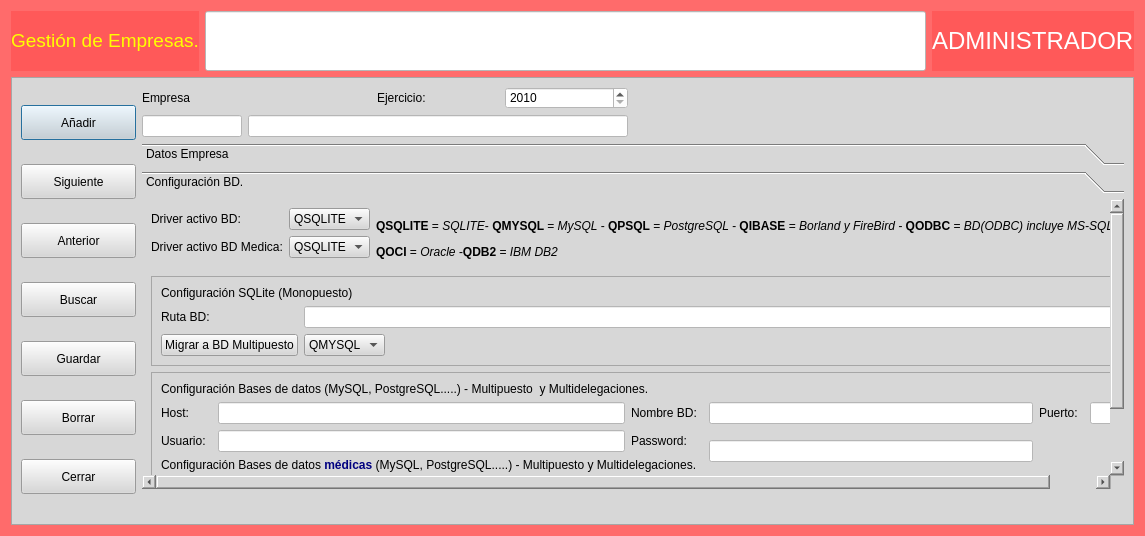
<?xml version="1.0" encoding="UTF-8"?>
<ui version="4.0">
 <class>FrmEmpresas</class>
 <widget class="QDialog" name="FrmEmpresas">
  <property name="geometry">
   <rect>
    <x>0</x>
    <y>0</y>
    <width>1145</width>
    <height>536</height>
   </rect>
  </property>
  <property name="windowTitle">
   <string>Dialog</string>
  </property>
  <property name="styleSheet">
   <string notr="true">background-color: rgba(255, 75, 75, 148);</string>
  </property>
  <layout class="QGridLayout" name="gridLayout_2">
   <item row="0" column="0">
    <widget class="QLabel" name="label">
     <property name="text">
      <string>&lt;html&gt;&lt;head/&gt;&lt;body&gt;&lt;p&gt;&lt;span style=&quot; font-size:14pt; color:#ffff00;&quot;&gt;Gestión de Empresas.&lt;/span&gt;&lt;/p&gt;&lt;/body&gt;&lt;/html&gt;</string>
     </property>
    </widget>
   </item>
   <item row="0" column="1">
    <widget class="QLineEdit" name="txtMensaje">
     <property name="enabled">
      <bool>false</bool>
     </property>
     <property name="minimumSize">
      <size>
       <width>0</width>
       <height>60</height>
      </size>
     </property>
     <property name="styleSheet">
      <string notr="true">background-color: rgb(255, 255, 255);</string>
     </property>
     <property name="text">
      <string/>
     </property>
    </widget>
   </item>
   <item row="0" column="2">
    <widget class="QLabel" name="lbladmin">
     <property name="text">
      <string>&lt;html&gt;&lt;head/&gt;&lt;body&gt;&lt;p&gt;&lt;span style=&quot; font-size:18pt; color:#ffffff;&quot;&gt;ADMINISTRADOR&lt;/span&gt;&lt;/p&gt;&lt;/body&gt;&lt;/html&gt;</string>
     </property>
     <property name="textFormat">
      <enum>Qt::RichText</enum>
     </property>
    </widget>
   </item>
   <item row="1" column="0" colspan="3">
    <widget class="QFrame" name="frame">
     <property name="autoFillBackground">
      <bool>false</bool>
     </property>
     <property name="styleSheet">
      <string notr="true">background-color: rgb(215, 215, 215);</string>
     </property>
     <property name="frameShape">
      <enum>QFrame::StyledPanel</enum>
     </property>
     <property name="frameShadow">
      <enum>QFrame::Raised</enum>
     </property>
     <layout class="QGridLayout" name="gridLayout_13">
      <item row="0" column="1" colspan="2">
       <layout class="QGridLayout" name="gridLayout_6">
        <item row="0" column="0">
         <widget class="QLabel" name="label_2">
          <property name="text">
           <string>Empresa</string>
          </property>
         </widget>
        </item>
        <item row="0" column="2">
         <widget class="QLabel" name="label_24">
          <property name="text">
           <string>Ejercicio:</string>
          </property>
         </widget>
        </item>
        <item row="1" column="0">
         <widget class="QLineEdit" name="txtcCodigo">
          <property name="maximumSize">
           <size>
            <width>100</width>
            <height>16777215</height>
           </size>
          </property>
          <property name="styleSheet">
           <string notr="true">background-color: rgb(255, 255, 255);</string>
          </property>
         </widget>
        </item>
        <item row="1" column="1" colspan="3">
         <widget class="QLineEdit" name="txtEmpresa">
          <property name="minimumSize">
           <size>
            <width>380</width>
            <height>0</height>
           </size>
          </property>
          <property name="styleSheet">
           <string notr="true">background-color: rgb(255, 255, 255);</string>
          </property>
         </widget>
        </item>
        <item row="0" column="3">
         <widget class="QSpinBox" name="txtnEjercicio">
          <property name="styleSheet">
           <string notr="true">background-color: rgb(255, 255, 255);</string>
          </property>
          <property name="minimum">
           <number>2010</number>
          </property>
          <property name="maximum">
           <number>2999</number>
          </property>
         </widget>
        </item>
        <item row="0" column="4">
         <spacer name="horizontalSpacer_4">
          <property name="orientation">
           <enum>Qt::Horizontal</enum>
          </property>
          <property name="sizeHint" stdset="0">
           <size>
            <width>40</width>
            <height>20</height>
           </size>
          </property>
         </spacer>
        </item>
       </layout>
      </item>
      <item row="2" column="1">
       <spacer name="horizontalSpacer_2">
        <property name="orientation">
         <enum>Qt::Horizontal</enum>
        </property>
        <property name="sizeHint" stdset="0">
         <size>
          <width>40</width>
          <height>20</height>
         </size>
        </property>
       </spacer>
      </item>
      <item row="0" column="0" rowspan="3">
       <layout class="QGridLayout" name="gridLayout">
        <item row="0" column="0">
         <widget class="QPushButton" name="botAnadir">
          <property name="minimumSize">
           <size>
            <width>115</width>
            <height>35</height>
           </size>
          </property>
          <property name="text">
           <string>Añadir</string>
          </property>
          <property name="icon">
           <iconset resource="terra.qrc">
            <normaloff>:/Icons/PNG/add.png</normaloff>:/Icons/PNG/add.png</iconset>
          </property>
          <property name="iconSize">
           <size>
            <width>24</width>
            <height>24</height>
           </size>
          </property>
         </widget>
        </item>
        <item row="1" column="0">
         <widget class="QPushButton" name="botSiguiente">
          <property name="minimumSize">
           <size>
            <width>115</width>
            <height>35</height>
           </size>
          </property>
          <property name="text">
           <string>Siguiente</string>
          </property>
          <property name="icon">
           <iconset resource="terra.qrc">
            <normaloff>:/Icons/PNG/Next.png</normaloff>:/Icons/PNG/Next.png</iconset>
          </property>
          <property name="iconSize">
           <size>
            <width>24</width>
            <height>24</height>
           </size>
          </property>
         </widget>
        </item>
        <item row="2" column="0">
         <widget class="QPushButton" name="botAnterior">
          <property name="minimumSize">
           <size>
            <width>115</width>
            <height>35</height>
           </size>
          </property>
          <property name="text">
           <string>Anterior</string>
          </property>
          <property name="icon">
           <iconset resource="terra.qrc">
            <normaloff>:/Icons/PNG/Previous.png</normaloff>:/Icons/PNG/Previous.png</iconset>
          </property>
          <property name="iconSize">
           <size>
            <width>24</width>
            <height>24</height>
           </size>
          </property>
         </widget>
        </item>
        <item row="3" column="0">
         <widget class="QPushButton" name="botBuscar">
          <property name="minimumSize">
           <size>
            <width>115</width>
            <height>35</height>
           </size>
          </property>
          <property name="text">
           <string>Buscar</string>
          </property>
          <property name="icon">
           <iconset resource="terra.qrc">
            <normaloff>:/Icons/PNG/search.png</normaloff>:/Icons/PNG/search.png</iconset>
          </property>
          <property name="iconSize">
           <size>
            <width>24</width>
            <height>24</height>
           </size>
          </property>
         </widget>
        </item>
        <item row="5" column="0">
         <widget class="QPushButton" name="botBorrar">
          <property name="minimumSize">
           <size>
            <width>115</width>
            <height>35</height>
           </size>
          </property>
          <property name="text">
           <string>Borrar</string>
          </property>
          <property name="icon">
           <iconset>
            <normaloff>:/Icons/PNG/delete.png</normaloff>:/Icons/PNG/delete.png</iconset>
          </property>
          <property name="iconSize">
           <size>
            <width>24</width>
            <height>24</height>
           </size>
          </property>
         </widget>
        </item>
        <item row="4" column="0">
         <widget class="QPushButton" name="botGuardar">
          <property name="minimumSize">
           <size>
            <width>115</width>
            <height>35</height>
           </size>
          </property>
          <property name="text">
           <string>Guardar</string>
          </property>
          <property name="icon">
           <iconset resource="terra.qrc">
            <normaloff>:/Icons/PNG/Save.png</normaloff>:/Icons/PNG/Save.png</iconset>
          </property>
          <property name="iconSize">
           <size>
            <width>24</width>
            <height>24</height>
           </size>
          </property>
         </widget>
        </item>
        <item row="6" column="0">
         <widget class="QPushButton" name="botCerrar">
          <property name="minimumSize">
           <size>
            <width>115</width>
            <height>35</height>
           </size>
          </property>
          <property name="text">
           <string>Cerrar</string>
          </property>
          <property name="icon">
           <iconset resource="terra.qrc">
            <normaloff>:/Icons/PNG/alert.png</normaloff>:/Icons/PNG/alert.png</iconset>
          </property>
         </widget>
        </item>
       </layout>
      </item>
      <item row="1" column="1" colspan="2">
       <widget class="QToolBox" name="toolBox">
        <property name="currentIndex">
         <number>1</number>
        </property>
        <widget class="QWidget" name="page">
         <property name="geometry">
          <rect>
           <x>0</x>
           <y>0</y>
           <width>992</width>
           <height>306</height>
          </rect>
         </property>
         <attribute name="label">
          <string>Datos Empresa</string>
         </attribute>
         <layout class="QGridLayout" name="gridLayout_12">
          <item row="2" column="1">
           <widget class="QTabWidget" name="tabWidget">
            <property name="currentIndex">
             <number>3</number>
            </property>
            <widget class="QWidget" name="tab">
             <attribute name="title">
              <string>Com. Factura</string>
             </attribute>
             <layout class="QGridLayout" name="gridLayout_9">
              <item row="0" column="0">
               <widget class="QTextEdit" name="txtcComentarioFactura">
                <property name="styleSheet">
                 <string notr="true">background-color: rgb(255, 255, 192);</string>
                </property>
               </widget>
              </item>
             </layout>
            </widget>
            <widget class="QWidget" name="tab_2">
             <attribute name="title">
              <string>Com. Albarán</string>
             </attribute>
             <layout class="QGridLayout" name="gridLayout_10">
              <item row="0" column="0">
               <widget class="QTextEdit" name="txtcCometarioAlbaran">
                <property name="styleSheet">
                 <string notr="true">background-color: rgb(255, 255, 255);</string>
                </property>
               </widget>
              </item>
             </layout>
            </widget>
            <widget class="QWidget" name="tab_3">
             <attribute name="title">
              <string>Com. Ticket</string>
             </attribute>
             <layout class="QGridLayout" name="gridLayout_11">
              <item row="0" column="0">
               <widget class="QTextEdit" name="txtcComentarioTicket">
                <property name="styleSheet">
                 <string notr="true">background-color: rgb(255, 255, 255);</string>
                </property>
               </widget>
              </item>
             </layout>
            </widget>
            <widget class="QWidget" name="tab_4">
             <attribute name="title">
              <string>Cuentas</string>
             </attribute>
             <layout class="QGridLayout" name="gridLayout_14">
              <item row="0" column="0" colspan="2">
               <widget class="QLabel" name="label_30">
                <property name="text">
                 <string>Digitos cuentas contables:</string>
                </property>
               </widget>
              </item>
              <item row="0" column="2">
               <widget class="QLineEdit" name="txtnDigitosCuentas">
                <property name="styleSheet">
                 <string notr="true">background-color: rgb(255, 255, 255);</string>
                </property>
               </widget>
              </item>
              <item row="1" column="0">
               <widget class="QLabel" name="label_27">
                <property name="text">
                 <string>Cientes:</string>
                </property>
               </widget>
              </item>
              <item row="1" column="1" colspan="2">
               <widget class="QLineEdit" name="txtcCuentaCliente">
                <property name="styleSheet">
                 <string notr="true">background-color: rgb(255, 255, 255);</string>
                </property>
               </widget>
              </item>
              <item row="2" column="0">
               <widget class="QLabel" name="label_28">
                <property name="text">
                 <string>Proveedores:</string>
                </property>
               </widget>
              </item>
              <item row="2" column="1" colspan="2">
               <widget class="QLineEdit" name="txtcCuentaProveedores">
                <property name="styleSheet">
                 <string notr="true">background-color: rgb(255, 255, 255);</string>
                </property>
               </widget>
              </item>
              <item row="3" column="0">
               <widget class="QLabel" name="label_29">
                <property name="text">
                 <string>Acreedores:</string>
                </property>
               </widget>
              </item>
              <item row="3" column="1" colspan="2">
               <widget class="QLineEdit" name="txtcCuentaAcreedores">
                <property name="styleSheet">
                 <string notr="true">background-color: rgb(255, 255, 255);</string>
                </property>
               </widget>
              </item>
             </layout>
            </widget>
           </widget>
          </item>
          <item row="2" column="0">
           <layout class="QGridLayout" name="gridLayout_7">
            <item row="0" column="1">
             <widget class="QLineEdit" name="txtcTelefono1">
              <property name="minimumSize">
               <size>
                <width>110</width>
                <height>0</height>
               </size>
              </property>
              <property name="styleSheet">
               <string notr="true">background-color: rgb(255, 255, 255);</string>
              </property>
             </widget>
            </item>
            <item row="3" column="0">
             <widget class="QLabel" name="label_20">
              <property name="text">
               <string>Mail:</string>
              </property>
             </widget>
            </item>
            <item row="1" column="1">
             <widget class="QLineEdit" name="txtcTelefono2">
              <property name="minimumSize">
               <size>
                <width>110</width>
                <height>0</height>
               </size>
              </property>
              <property name="styleSheet">
               <string notr="true">background-color: rgb(255, 255, 255);</string>
              </property>
             </widget>
            </item>
            <item row="1" column="0">
             <widget class="QLabel" name="label_18">
              <property name="text">
               <string>Telefono 2:</string>
              </property>
             </widget>
            </item>
            <item row="0" column="0">
             <widget class="QLabel" name="label_17">
              <property name="text">
               <string>Teléfono 1:</string>
              </property>
             </widget>
            </item>
            <item row="4" column="0">
             <widget class="QLabel" name="label_21">
              <property name="text">
               <string>Web:</string>
              </property>
             </widget>
            </item>
            <item row="2" column="1">
             <widget class="QLineEdit" name="txtcFax">
              <property name="minimumSize">
               <size>
                <width>110</width>
                <height>0</height>
               </size>
              </property>
              <property name="styleSheet">
               <string notr="true">background-color: rgb(255, 255, 255);</string>
              </property>
             </widget>
            </item>
            <item row="2" column="0">
             <widget class="QLabel" name="label_19">
              <property name="text">
               <string>Fax:</string>
              </property>
             </widget>
            </item>
            <item row="0" column="2">
             <spacer name="horizontalSpacer_3">
              <property name="orientation">
               <enum>Qt::Horizontal</enum>
              </property>
              <property name="sizeHint" stdset="0">
               <size>
                <width>40</width>
                <height>20</height>
               </size>
              </property>
             </spacer>
            </item>
            <item row="3" column="1" colspan="2">
             <widget class="QLineEdit" name="txtcMail">
              <property name="minimumSize">
               <size>
                <width>221</width>
                <height>0</height>
               </size>
              </property>
              <property name="styleSheet">
               <string notr="true">background-color: rgb(255, 255, 255);</string>
              </property>
             </widget>
            </item>
            <item row="4" column="1" colspan="2">
             <widget class="QLineEdit" name="txtcWeb">
              <property name="minimumSize">
               <size>
                <width>221</width>
                <height>0</height>
               </size>
              </property>
              <property name="styleSheet">
               <string notr="true">background-color: rgb(255, 255, 255);</string>
              </property>
              <property name="text">
               <string/>
              </property>
             </widget>
            </item>
           </layout>
          </item>
          <item row="1" column="0" colspan="2">
           <layout class="QHBoxLayout" name="horizontalLayout">
            <item>
             <widget class="QLabel" name="label_22">
              <property name="minimumSize">
               <size>
                <width>66</width>
                <height>0</height>
               </size>
              </property>
              <property name="text">
               <string>Cif:</string>
              </property>
             </widget>
            </item>
            <item>
             <widget class="QLineEdit" name="txtcCif">
              <property name="maximumSize">
               <size>
                <width>150</width>
                <height>16777215</height>
               </size>
              </property>
              <property name="styleSheet">
               <string notr="true">background-color: rgb(255, 255, 255);</string>
              </property>
             </widget>
            </item>
            <item>
             <widget class="QLabel" name="label_23">
              <property name="text">
               <string>Inscripción:</string>
              </property>
             </widget>
            </item>
            <item>
             <widget class="QLineEdit" name="txtcInscripcion">
              <property name="styleSheet">
               <string notr="true">background-color: rgb(255, 255, 255);</string>
              </property>
             </widget>
            </item>
            <item>
             <widget class="QLabel" name="label_25">
              <property name="text">
               <string>Digitos Factura:</string>
              </property>
             </widget>
            </item>
            <item>
             <widget class="QLineEdit" name="txtnDigitosFactura">
              <property name="maximumSize">
               <size>
                <width>30</width>
                <height>16777215</height>
               </size>
              </property>
              <property name="styleSheet">
               <string notr="true">background-color: rgb(255, 255, 255);</string>
              </property>
             </widget>
            </item>
            <item>
             <widget class="QLabel" name="label_26">
              <property name="text">
               <string>Serie Factura:</string>
              </property>
             </widget>
            </item>
            <item>
             <widget class="QLineEdit" name="txtcSerieFactura">
              <property name="styleSheet">
               <string notr="true">background-color: rgb(255, 255, 255);</string>
              </property>
             </widget>
            </item>
           </layout>
          </item>
          <item row="0" column="0" colspan="2">
           <layout class="QGridLayout" name="gridLayout_8">
            <item row="1" column="2" colspan="3">
             <widget class="QLineEdit" name="txtcPoblacion">
              <property name="styleSheet">
               <string notr="true">background-color: rgb(255, 255, 255);</string>
              </property>
             </widget>
            </item>
            <item row="2" column="3">
             <widget class="QLabel" name="label_16">
              <property name="text">
               <string>Pais:</string>
              </property>
             </widget>
            </item>
            <item row="0" column="1" colspan="4">
             <widget class="QLineEdit" name="txtcDireccion">
              <property name="styleSheet">
               <string notr="true">background-color: rgb(255, 255, 255);</string>
              </property>
             </widget>
            </item>
            <item row="1" column="1">
             <widget class="QLineEdit" name="txtcCP">
              <property name="maximumSize">
               <size>
                <width>100</width>
                <height>16777215</height>
               </size>
              </property>
              <property name="styleSheet">
               <string notr="true">background-color: rgb(255, 255, 255);</string>
              </property>
             </widget>
            </item>
            <item row="0" column="0">
             <widget class="QLabel" name="label_13">
              <property name="text">
               <string>Dirección:</string>
              </property>
             </widget>
            </item>
            <item row="2" column="4">
             <widget class="QLineEdit" name="txtcPais">
              <property name="styleSheet">
               <string notr="true">background-color: rgb(255, 255, 255);</string>
              </property>
             </widget>
            </item>
            <item row="2" column="0">
             <widget class="QLabel" name="label_15">
              <property name="text">
               <string>Provincia:</string>
              </property>
             </widget>
            </item>
            <item row="1" column="0">
             <widget class="QLabel" name="label_14">
              <property name="text">
               <string>Población:</string>
              </property>
             </widget>
            </item>
            <item row="2" column="1" colspan="2">
             <widget class="QLineEdit" name="txtcProvincia">
              <property name="styleSheet">
               <string notr="true">background-color: rgb(255, 255, 255);</string>
              </property>
             </widget>
            </item>
           </layout>
          </item>
         </layout>
        </widget>
        <widget class="QWidget" name="page_2">
         <property name="geometry">
          <rect>
           <x>0</x>
           <y>0</y>
           <width>975</width>
           <height>316</height>
          </rect>
         </property>
         <attribute name="label">
          <string>Configuración BD.</string>
         </attribute>
         <layout class="QGridLayout" name="gridLayout_5">
          <item row="0" column="0">
           <widget class="QLabel" name="label_11">
            <property name="text">
             <string>Driver activo BD:</string>
            </property>
           </widget>
          </item>
          <item row="0" column="1">
           <widget class="QComboBox" name="txtcDriver">
            <item>
             <property name="text">
              <string>QSQLITE</string>
             </property>
            </item>
            <item>
             <property name="text">
              <string>QMYSQL</string>
             </property>
            </item>
            <item>
             <property name="text">
              <string>QPSQL</string>
             </property>
            </item>
            <item>
             <property name="text">
              <string>QODBC</string>
             </property>
            </item>
            <item>
             <property name="text">
              <string>QIBASE</string>
             </property>
            </item>
            <item>
             <property name="text">
              <string>QDB2</string>
             </property>
            </item>
            <item>
             <property name="text">
              <string>QOCI</string>
             </property>
            </item>
            <item>
             <property name="text">
              <string/>
             </property>
            </item>
           </widget>
          </item>
          <item row="0" column="2" rowspan="4">
           <widget class="QLabel" name="label_12">
            <property name="text">
             <string>&lt;html&gt;&lt;head/&gt;&lt;body&gt;&lt;p&gt;&lt;span style=&quot; font-weight:600;&quot;&gt;QSQLITE&lt;/span&gt; = &lt;span style=&quot; font-style:italic;&quot;&gt;SQLITE&lt;/span&gt;- &lt;span style=&quot; font-weight:600;&quot;&gt;QMYSQL &lt;/span&gt;= &lt;span style=&quot; font-style:italic;&quot;&gt;MySQL &lt;/span&gt;- &lt;span style=&quot; font-weight:600;&quot;&gt;QPSQL&lt;/span&gt; = &lt;span style=&quot; font-style:italic;&quot;&gt;PostgreSQL - &lt;/span&gt;&lt;span style=&quot; font-weight:600;&quot;&gt;QIBASE&lt;/span&gt; = &lt;span style=&quot; font-style:italic;&quot;&gt;Borland y FireBird - &lt;/span&gt;&lt;span style=&quot; font-weight:600;&quot;&gt;QODBC&lt;/span&gt; =&lt;span style=&quot; font-style:italic;&quot;&gt; BD(ODBC) incluye MS-SQLServer&lt;/span&gt;&lt;/p&gt;&lt;p&gt;&lt;span style=&quot; font-weight:600;&quot;&gt;QOCI &lt;/span&gt;= &lt;span style=&quot; font-style:italic;&quot;&gt;Oracle -&lt;/span&gt;&lt;span style=&quot; font-weight:600;&quot;&gt;QDB2&lt;/span&gt; =&lt;span style=&quot; font-style:italic;&quot;&gt; IBM DB2&lt;/span&gt;&lt;/p&gt;&lt;/body&gt;&lt;/html&gt;</string>
            </property>
           </widget>
          </item>
          <item row="0" column="3" rowspan="2">
           <spacer name="horizontalSpacer">
            <property name="orientation">
             <enum>Qt::Horizontal</enum>
            </property>
            <property name="sizeHint" stdset="0">
             <size>
              <width>20</width>
              <height>20</height>
             </size>
            </property>
           </spacer>
          </item>
          <item row="1" column="1">
           <widget class="QComboBox" name="txtcDriverMedica">
            <item>
             <property name="text">
              <string>QSQLITE</string>
             </property>
            </item>
            <item>
             <property name="text">
              <string>QMYSQL</string>
             </property>
            </item>
            <item>
             <property name="text">
              <string>QPSQL</string>
             </property>
            </item>
            <item>
             <property name="text">
              <string>QODBC</string>
             </property>
            </item>
            <item>
             <property name="text">
              <string>QIBASE</string>
             </property>
            </item>
            <item>
             <property name="text">
              <string>QDB2</string>
             </property>
            </item>
            <item>
             <property name="text">
              <string>QOCI</string>
             </property>
            </item>
            <item>
             <property name="text">
              <string/>
             </property>
            </item>
           </widget>
          </item>
          <item row="4" column="0" colspan="3">
           <widget class="QFrame" name="frame_2">
            <property name="maximumSize">
             <size>
              <width>16777215</width>
              <height>100</height>
             </size>
            </property>
            <property name="frameShape">
             <enum>QFrame::StyledPanel</enum>
            </property>
            <property name="frameShadow">
             <enum>QFrame::Raised</enum>
            </property>
            <layout class="QGridLayout" name="gridLayout_3">
             <item row="0" column="0" colspan="2">
              <widget class="QLabel" name="label_4">
               <property name="text">
                <string>&lt;html&gt;&lt;head/&gt;&lt;body&gt;&lt;p&gt;Configuración SQLite (Monopuesto)&lt;/p&gt;&lt;/body&gt;&lt;/html&gt;</string>
               </property>
              </widget>
             </item>
             <item row="1" column="0">
              <widget class="QLabel" name="label_3">
               <property name="text">
                <string>Ruta BD:</string>
               </property>
              </widget>
             </item>
             <item row="1" column="1" colspan="2">
              <widget class="QLineEdit" name="txtRutaBd">
               <property name="styleSheet">
                <string notr="true">background-color: rgb(255, 255, 255);</string>
               </property>
              </widget>
             </item>
             <item row="2" column="0">
              <widget class="QPushButton" name="pushButton_2">
               <property name="text">
                <string>Migrar a BD Multipuesto</string>
               </property>
              </widget>
             </item>
             <item row="2" column="1">
              <widget class="QComboBox" name="txtcDriver_2">
               <item>
                <property name="text">
                 <string>QMYSQL</string>
                </property>
               </item>
               <item>
                <property name="text">
                 <string>QPSQL</string>
                </property>
               </item>
               <item>
                <property name="text">
                 <string>QODBC</string>
                </property>
               </item>
               <item>
                <property name="text">
                 <string>QIBASE</string>
                </property>
               </item>
               <item>
                <property name="text">
                 <string>QDB2</string>
                </property>
               </item>
               <item>
                <property name="text">
                 <string>QOCI</string>
                </property>
               </item>
               <item>
                <property name="text">
                 <string/>
                </property>
               </item>
              </widget>
             </item>
             <item row="2" column="2">
              <spacer name="horizontalSpacer_5">
               <property name="orientation">
                <enum>Qt::Horizontal</enum>
               </property>
               <property name="sizeHint" stdset="0">
                <size>
                 <width>770</width>
                 <height>20</height>
                </size>
               </property>
              </spacer>
             </item>
            </layout>
           </widget>
          </item>
          <item row="5" column="0" colspan="3">
           <widget class="QFrame" name="frame_3">
            <property name="frameShape">
             <enum>QFrame::StyledPanel</enum>
            </property>
            <property name="frameShadow">
             <enum>QFrame::Raised</enum>
            </property>
            <layout class="QGridLayout" name="gridLayout_4">
             <item row="0" column="0" colspan="4">
              <widget class="QLabel" name="label_5">
               <property name="text">
                <string>Configuración Bases de datos (MySQL, PostgreSQL.....) - Multipuesto  y Multidelegaciones.</string>
               </property>
              </widget>
             </item>
             <item row="1" column="0">
              <widget class="QLabel" name="label_6">
               <property name="text">
                <string>Host:</string>
               </property>
              </widget>
             </item>
             <item row="1" column="2">
              <widget class="QLineEdit" name="txtcHost">
               <property name="styleSheet">
                <string notr="true">background-color: rgb(255, 255, 255);</string>
               </property>
              </widget>
             </item>
             <item row="1" column="3" colspan="2">
              <widget class="QLabel" name="label_7">
               <property name="text">
                <string>Nombre BD:</string>
               </property>
              </widget>
             </item>
             <item row="1" column="5">
              <widget class="QLineEdit" name="txtcNombreBd">
               <property name="styleSheet">
                <string notr="true">background-color: rgb(255, 255, 255);</string>
               </property>
              </widget>
             </item>
             <item row="1" column="6" colspan="2">
              <widget class="QLabel" name="label_8">
               <property name="text">
                <string>Puerto:</string>
               </property>
              </widget>
             </item>
             <item row="1" column="8">
              <widget class="QLineEdit" name="txtcPuerto">
               <property name="maximumSize">
                <size>
                 <width>50</width>
                 <height>16777215</height>
                </size>
               </property>
               <property name="styleSheet">
                <string notr="true">background-color: rgb(255, 255, 255);</string>
               </property>
              </widget>
             </item>
             <item row="2" column="0" colspan="2">
              <widget class="QLabel" name="label_9">
               <property name="text">
                <string>Usuario:</string>
               </property>
              </widget>
             </item>
             <item row="2" column="2">
              <widget class="QLineEdit" name="txtcUser">
               <property name="styleSheet">
                <string notr="true">background-color: rgb(255, 255, 255);</string>
               </property>
              </widget>
             </item>
             <item row="2" column="3">
              <widget class="QLabel" name="label_10">
               <property name="text">
                <string>Password:</string>
               </property>
              </widget>
             </item>
             <item row="2" column="5" rowspan="2">
              <widget class="QLineEdit" name="txtcPassword">
               <property name="styleSheet">
                <string notr="true">background-color: rgb(255, 255, 255);</string>
               </property>
              </widget>
             </item>
             <item row="3" column="0" colspan="4">
              <widget class="QLabel" name="label_34">
               <property name="text">
                <string>&lt;html&gt;&lt;head/&gt;&lt;body&gt;&lt;p&gt;Configuración Bases de datos  &lt;span style=&quot; font-weight:600; color:#000080;&quot;&gt;médicas&lt;/span&gt; (MySQL, PostgreSQL.....) - Multipuesto  y Multidelegaciones.&lt;/p&gt;&lt;/body&gt;&lt;/html&gt;</string>
               </property>
              </widget>
             </item>
             <item row="4" column="0">
              <widget class="QLabel" name="label_35">
               <property name="text">
                <string>Host:</string>
               </property>
              </widget>
             </item>
             <item row="4" column="1" colspan="2">
              <widget class="QLineEdit" name="txtcHostmedic">
               <property name="styleSheet">
                <string notr="true">background-color: rgb(255, 255, 255);</string>
               </property>
              </widget>
             </item>
             <item row="4" column="3">
              <widget class="QLabel" name="label_32">
               <property name="text">
                <string>Nombre BD:</string>
               </property>
              </widget>
             </item>
             <item row="4" column="4" colspan="2">
              <widget class="QLineEdit" name="txtcNombreBdMedic">
               <property name="styleSheet">
                <string notr="true">background-color: rgb(255, 255, 255);</string>
               </property>
              </widget>
             </item>
             <item row="4" column="6">
              <widget class="QLabel" name="label_33">
               <property name="text">
                <string>Puerto:</string>
               </property>
              </widget>
             </item>
             <item row="4" column="7" colspan="2">
              <widget class="QLineEdit" name="txtcPuertoMedic">
               <property name="maximumSize">
                <size>
                 <width>50</width>
                 <height>16777215</height>
                </size>
               </property>
               <property name="styleSheet">
                <string notr="true">background-color: rgb(255, 255, 255);</string>
               </property>
              </widget>
             </item>
             <item row="5" column="0">
              <widget class="QLabel" name="label_31">
               <property name="text">
                <string>Usuario:</string>
               </property>
              </widget>
             </item>
             <item row="5" column="1" colspan="2">
              <widget class="QLineEdit" name="txtcUserMedic">
               <property name="styleSheet">
                <string notr="true">background-color: rgb(255, 255, 255);</string>
               </property>
              </widget>
             </item>
             <item row="5" column="3">
              <widget class="QLabel" name="label_36">
               <property name="text">
                <string>Password:</string>
               </property>
              </widget>
             </item>
             <item row="5" column="4" colspan="2">
              <widget class="QLineEdit" name="txtcPasswordBdMedic">
               <property name="styleSheet">
                <string notr="true">background-color: rgb(255, 255, 255);</string>
               </property>
              </widget>
             </item>
            </layout>
           </widget>
          </item>
          <item row="1" column="0">
           <widget class="QLabel" name="label_37">
            <property name="text">
             <string>Driver activo BD Medica:</string>
            </property>
           </widget>
          </item>
         </layout>
        </widget>
       </widget>
      </item>
     </layout>
    </widget>
   </item>
  </layout>
 </widget>
 <tabstops>
  <tabstop>txtcCodigo</tabstop>
  <tabstop>txtEmpresa</tabstop>
  <tabstop>txtnEjercicio</tabstop>
  <tabstop>txtcDireccion</tabstop>
  <tabstop>txtcCP</tabstop>
  <tabstop>txtcPoblacion</tabstop>
  <tabstop>txtcProvincia</tabstop>
  <tabstop>txtcPais</tabstop>
  <tabstop>txtcCif</tabstop>
  <tabstop>txtcInscripcion</tabstop>
  <tabstop>txtnDigitosFactura</tabstop>
  <tabstop>txtcSerieFactura</tabstop>
  <tabstop>txtcTelefono1</tabstop>
  <tabstop>txtcTelefono2</tabstop>
  <tabstop>txtcFax</tabstop>
  <tabstop>txtcMail</tabstop>
  <tabstop>txtcWeb</tabstop>
  <tabstop>tabWidget</tabstop>
  <tabstop>txtcComentarioFactura</tabstop>
  <tabstop>botAnadir</tabstop>
  <tabstop>botSiguiente</tabstop>
  <tabstop>botAnterior</tabstop>
  <tabstop>botBuscar</tabstop>
  <tabstop>botGuardar</tabstop>
  <tabstop>botBorrar</tabstop>
  <tabstop>botCerrar</tabstop>
  <tabstop>txtcDriver</tabstop>
  <tabstop>txtRutaBd</tabstop>
  <tabstop>txtcHost</tabstop>
  <tabstop>txtcNombreBd</tabstop>
  <tabstop>txtcUser</tabstop>
  <tabstop>txtcPassword</tabstop>
  <tabstop>txtcPuerto</tabstop>
  <tabstop>txtcComentarioTicket</tabstop>
  <tabstop>txtcCometarioAlbaran</tabstop>
  <tabstop>txtMensaje</tabstop>
 </tabstops>
 <resources>
  <include location="terra.qrc"/>
 </resources>
 <connections>
  <connection>
   <sender>botCerrar</sender>
   <signal>clicked()</signal>
   <receiver>FrmEmpresas</receiver>
   <slot>close()</slot>
   <hints>
    <hint type="sourcelabel">
     <x>88</x>
     <y>465</y>
    </hint>
    <hint type="destinationlabel">
     <x>3</x>
     <y>415</y>
    </hint>
   </hints>
  </connection>
 </connections>
</ui>
